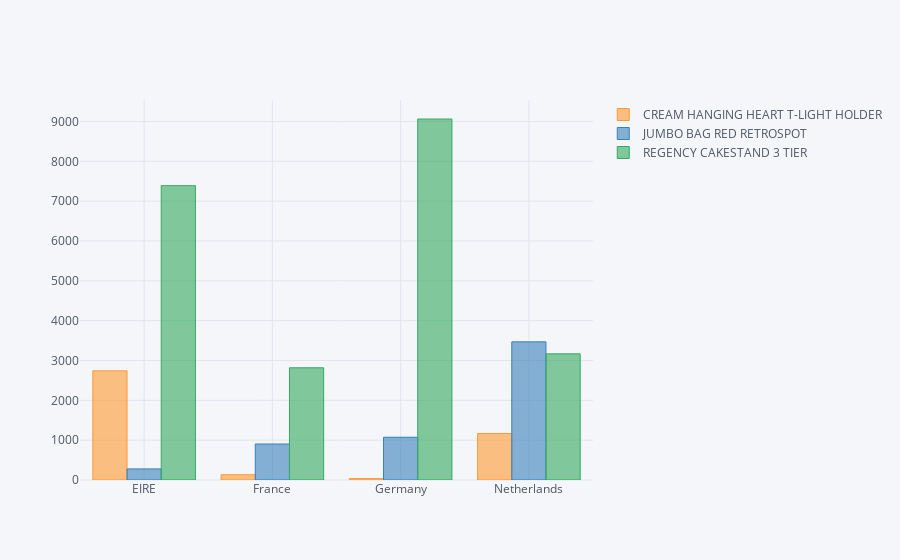

This figure's notebook cell:
### Code cell
e = data.loc[(data['Description'].isin(product_list)&(data['Country'].isin(country_list)))]
e = e.pivot_table(values='Revenue', columns='Description', index='Country', aggfunc='sum')
e.iplot(kind='bar')

### Figure 1 — Plotly figure (JSON) as saved in the notebook; plotly's stock layout.template omitted (floating-point values rounded to 4 significant figures)
{"data": [{"marker": {"color": "rgba(255, 153, 51, 0.6)", "line": {"color": "rgba(255, 153, 51, 1.0)", "width": 1}}, "name": "CREAM HANGING HEART T-LIGHT HOLDER", "orientation": "v", "text": "", "type": "bar", "uid": "a5143b81-da2c-44a5-963a-ef2dd8f6ba95", "x": ["EIRE", "France", "Germany", "Netherlands"], "y": [2741.0, 131.8, 35.4, 1167]}, {"marker": {"color": "rgba(55, 128, 191, 0.6)", "line": {"color": "rgba(55, 128, 191, 1.0)", "width": 1}}, "name": "JUMBO BAG RED RETROSPOT", "orientation": "v", "text": "", "type": "bar", "uid": "51e1d42a-1afa-4d2c-b1f5-7e7074e536a9", "x": ["EIRE", "France", "Germany", "Netherlands"], "y": [278.7, 903.4, 1073.0, 3468]}, {"marker": {"color": "rgba(50, 171, 96, 0.6)", "line": {"color": "rgba(50, 171, 96, 1.0)", "width": 1}}, "name": "REGENCY CAKESTAND 3 TIER", "orientation": "v", "text": "", "type": "bar", "uid": "9abff66f-c001-4c2e-ab61-36bd9d592b1e", "x": ["EIRE", "France", "Germany", "Netherlands"], "y": [7389.0, 2817.0, 9062.0, 3166.0]}], "layout": {"legend": {"bgcolor": "#F5F6F9", "font": {"color": "#4D5663"}}, "paper_bgcolor": "#F5F6F9", "plot_bgcolor": "#F5F6F9", "title": {"font": {"color": "#4D5663"}}, "xaxis": {"gridcolor": "#E1E5ED", "showgrid": true, "tickfont": {"color": "#4D5663"}, "title": {"font": {"color": "#4D5663"}, "text": ""}, "zerolinecolor": "#E1E5ED"}, "yaxis": {"gridcolor": "#E1E5ED", "showgrid": true, "tickfont": {"color": "#4D5663"}, "title": {"font": {"color": "#4D5663"}, "text": ""}, "zerolinecolor": "#E1E5ED"}}}
